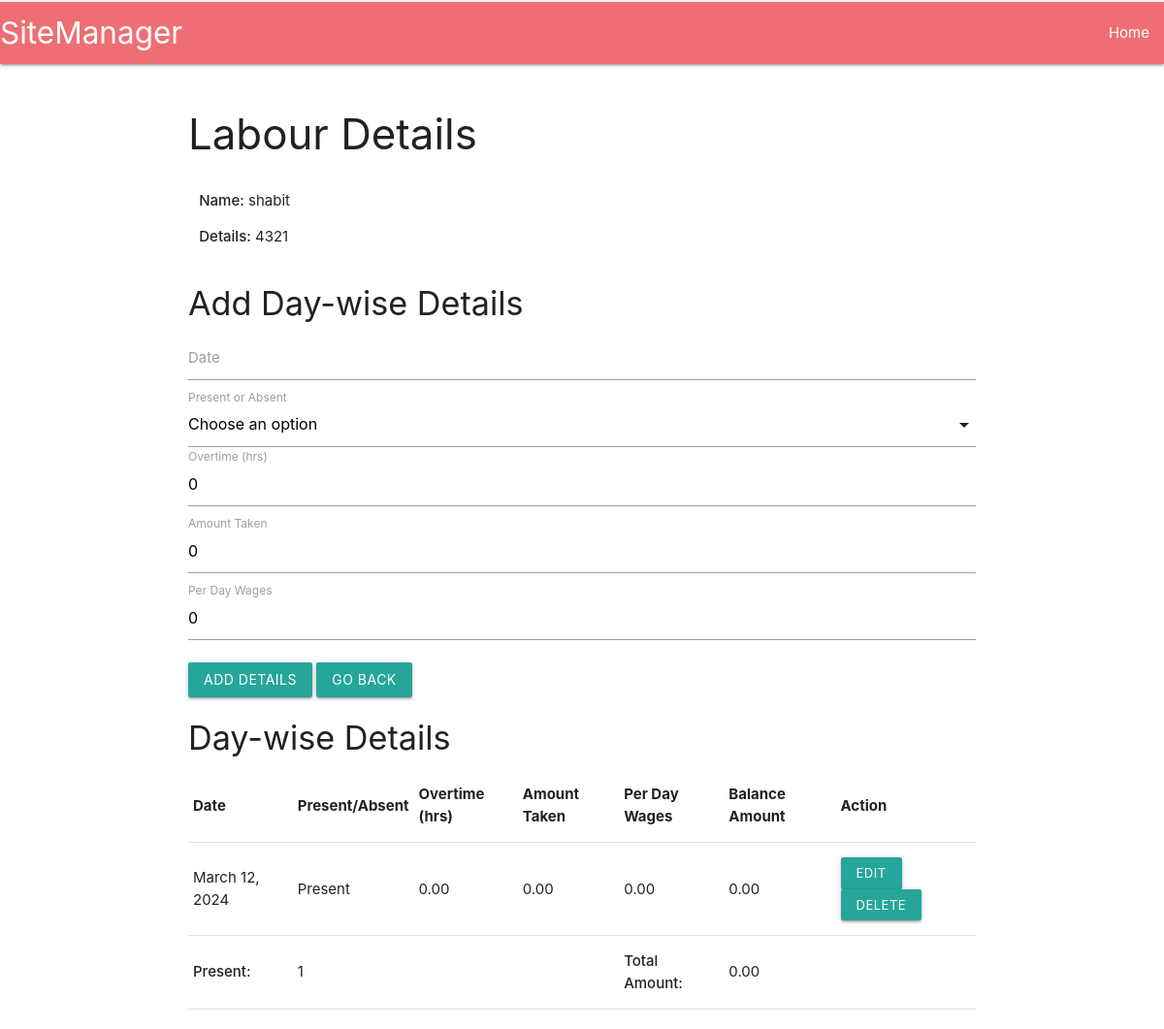
The page /ManageSites/2/LabourDetails/7 on the database its author committed.
### sites/models.py (models this page shows)
class Manpower(models.Model):
    site = models.ForeignKey(Site, on_delete=models.CASCADE)
    name = models.CharField(max_length=100)
    adhaarno = models.CharField(max_length=20)
    contact = models.CharField(max_length=20)

class Attendance(models.Model):
    MAN_CHOICES = [("Present", "Present"), ("Absent", "Absent")]
    manpower = models.ForeignKey(Manpower, on_delete=models.CASCADE)
    date = models.DateField()
    present_or_absent = models.CharField(max_length=10, choices=MAN_CHOICES)
    overtime = models.DecimalField(max_digits=20, decimal_places=2)
    amount_taken = models.DecimalField(max_digits=100, decimal_places=2)
    per_day_wages = models.DecimalField(max_digits=100, decimal_places=2)

### sites/views.py (the view, shortened to what this page needs)
# urls.py: path('ManageSites/<int:site_id>/LabourDetails/<int:labour_id>', views.LabourDetails, name='LabourDetails'),
def LabourDetails(request,site_id,labour_id):
    siteInfo = get_object_or_404(Site, pk=site_id)
    manPK = get_object_or_404(Manpower, pk=labour_id)
    manAttendances = Attendance.objects.filter(manpower=manPK)
    return render(request,'sites/LabourDetails.html',{'manPK':manPK,'manAttendances':manAttendances,'siteInfo':siteInfo})

### sites/templates/sites/LabourDetails.html (shortened to what this page needs)
{% extends 'Navbar.html' %}
{% block content %}
<body>
    <div class="container">
        <h3>Labour Details</h3>
        <div class="row">
            <div class="col s6">
                <p><strong>Name:</strong> {{ manPK.name }} </p>
                <p><strong>Details:</strong> {{ manPK.contact }} </p>
            </div>
        </div>
        <h4>Add Day-wise Details</h4>
        <form method="post">
            <div class="input-field">
                <input id="date" name="date" type="text" class="datepicker">
                <label for="date">Date</label>
            </div>
            <div class="input-field">
                <label for="present_or_absent">Present or Absent</label>
            </div>
            <div class="input-field">
                <input id="overtime" name="overtime" type="text" value="0" class="validate">
                <label for="overtime">Overtime (hrs)</label>
            </div>
            <div class="input-field">
                <input id="amount_taken" name="amount_taken" type="text" value="0" class="validate">
                <label for="amount_taken">Amount Taken</label>
            </div>
            <div class="input-field">
                <input id="per_day_wages" name="per_day_wages" type="text" value="0" class="validate">
                <label for="per_day_wages">Per Day Wages</label>
            </div>
            <button class="btn waves-effect waves-light" type="submit">Add Details</button>
            <a href="{% url 'ManageSites' siteInfo.id %} " class="btn waves-effect waves-light">Go Back</a>
        </form>
        <h4>Day-wise Details</h4>
        <table class="highlight">
            <thead>
                <tr>
                    <th>Date</th>
                    <th>Present/Absent</th>
                    <th>Overtime (hrs)</th>
                    <th>Amount Taken</th>
                    <th>Per Day Wages</th>
                    <th>Balance Amount</th>
                    <th>Action</th>
                </tr>
            </thead>
            <tbody>
                {% for manAttendance in manAttendances %}
                <tr>
                    <td> {{ manAttendance.date }} </td>
                    <td class="present_or_absent"> {{ manAttendance.get_present_or_absent_display }} </td>
                    <td class="overtime">{{ manAttendance.overtime }}</td>
                    <td class="amount-taken">{{ manAttendance.amount_taken }}</td>
                    <td class="per-day-wages">{{ manAttendance.per_day_wages }}</td>
                    <td class="total-amount"></td>
                    <td>
                        <a href="#" class="btn-small waves-effect waves-light">Edit</a>
                        <a href="{% url 'delete_ManData' siteInfo.id manPK.id manAttendance.id %}"
                            class="btn-small waves-effect waves-light">Delete</a>
                    </td>
                </tr>
                {% endfor %}
            </tbody>
            <tfoot>
                <tr>
                    <td><strong>Present:</strong></td>
                    <td id="present"></td>
                    <td colspan="2"></td>
                    <td><strong>Total Amount:</strong></td>
                    <td id="total_amount"></td>
                    <td></td>
                </tr>
            </tfoot>
        </table>
    </div>
</body>
{% endblock %}

### sites/templates/sites/Navbar.html (style rules this page uses)
body { padding-top: 2px; }

### rows shown on the page
Manpower: name "shabit", contact "4321"
Attendance: date "March 12, 2024", present_or_absent "Present", overtime "0.00", amount_taken "0.00", per_day_wages "0.00"
